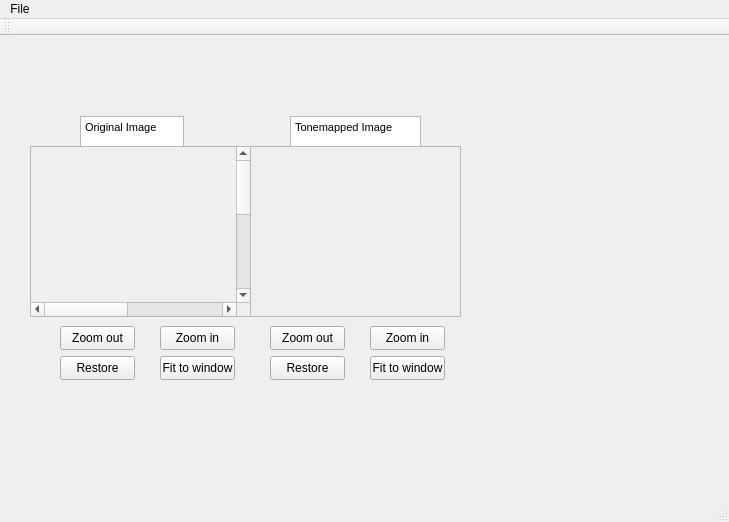
<?xml version="1.0" encoding="UTF-8"?>
<ui version="4.0">
 <class>ImageViewerClass</class>
 <widget class="QMainWindow" name="ImageViewerClass">
  <property name="geometry">
   <rect>
    <x>0</x>
    <y>0</y>
    <width>729</width>
    <height>522</height>
   </rect>
  </property>
  <property name="windowTitle">
   <string>ImageViewer</string>
  </property>
  <widget class="QWidget" name="centralWidget">
   <widget class="QScrollArea" name="scrollArea">
    <property name="geometry">
     <rect>
      <x>30</x>
      <y>110</y>
      <width>221</width>
      <height>171</height>
     </rect>
    </property>
    <property name="mouseTracking">
     <bool>false</bool>
    </property>
    <property name="layoutDirection">
     <enum>Qt::LeftToRight</enum>
    </property>
    <property name="frameShape">
     <enum>QFrame::StyledPanel</enum>
    </property>
    <property name="frameShadow">
     <enum>QFrame::Plain</enum>
    </property>
    <property name="lineWidth">
     <number>1</number>
    </property>
    <property name="sizeAdjustPolicy">
     <enum>QAbstractScrollArea::AdjustToContents</enum>
    </property>
    <property name="widgetResizable">
     <bool>false</bool>
    </property>
    <property name="alignment">
     <set>Qt::AlignCenter</set>
    </property>
    <widget class="QWidget" name="scrollAreaWidgetContents">
     <property name="geometry">
      <rect>
       <x>0</x>
       <y>0</y>
       <width>439</width>
       <height>369</height>
      </rect>
     </property>
    </widget>
   </widget>
   <widget class="QPushButton" name="pushButton">
    <property name="geometry">
     <rect>
      <x>60</x>
      <y>290</y>
      <width>75</width>
      <height>24</height>
     </rect>
    </property>
    <property name="text">
     <string>Zoom out</string>
    </property>
   </widget>
   <widget class="QPushButton" name="pushButton_2">
    <property name="geometry">
     <rect>
      <x>160</x>
      <y>290</y>
      <width>75</width>
      <height>24</height>
     </rect>
    </property>
    <property name="text">
     <string>Zoom in</string>
    </property>
   </widget>
   <widget class="QLabel" name="label">
    <property name="geometry">
     <rect>
      <x>460</x>
      <y>230</y>
      <width>20</width>
      <height>20</height>
     </rect>
    </property>
    <property name="frameShape">
     <enum>QFrame::NoFrame</enum>
    </property>
    <property name="lineWidth">
     <number>1</number>
    </property>
    <property name="text">
     <string/>
    </property>
    <property name="scaledContents">
     <bool>false</bool>
    </property>
   </widget>
   <widget class="QPushButton" name="pushButton_3">
    <property name="geometry">
     <rect>
      <x>60</x>
      <y>320</y>
      <width>75</width>
      <height>24</height>
     </rect>
    </property>
    <property name="text">
     <string>Restore</string>
    </property>
   </widget>
   <widget class="QPushButton" name="pushButton_4">
    <property name="geometry">
     <rect>
      <x>160</x>
      <y>320</y>
      <width>75</width>
      <height>24</height>
     </rect>
    </property>
    <property name="text">
     <string>Fit to window</string>
    </property>
   </widget>
   <widget class="QScrollArea" name="scrollArea_6">
    <property name="geometry">
     <rect>
      <x>250</x>
      <y>110</y>
      <width>211</width>
      <height>171</height>
     </rect>
    </property>
    <property name="sizeAdjustPolicy">
     <enum>QAbstractScrollArea::AdjustToContents</enum>
    </property>
    <property name="widgetResizable">
     <bool>false</bool>
    </property>
    <property name="alignment">
     <set>Qt::AlignCenter</set>
    </property>
    <widget class="QWidget" name="scrollAreaWidgetContents_9">
     <property name="geometry">
      <rect>
       <x>0</x>
       <y>0</y>
       <width>209</width>
       <height>169</height>
      </rect>
     </property>
    </widget>
   </widget>
   <widget class="QTextEdit" name="textEdit">
    <property name="geometry">
     <rect>
      <x>80</x>
      <y>80</y>
      <width>104</width>
      <height>31</height>
     </rect>
    </property>
    <property name="html">
     <string>&lt;!DOCTYPE HTML PUBLIC &quot;-//W3C//DTD HTML 4.0//EN&quot; &quot;http://www.w3.org/TR/REC-html40/strict.dtd&quot;&gt;
&lt;html&gt;&lt;head&gt;&lt;meta name=&quot;qrichtext&quot; content=&quot;1&quot; /&gt;&lt;style type=&quot;text/css&quot;&gt;
p, li { white-space: pre-wrap; }
&lt;/style&gt;&lt;/head&gt;&lt;body style=&quot; font-family:'MS Shell Dlg 2'; font-size:8.25pt; font-weight:400; font-style:normal;&quot;&gt;
&lt;p style=&quot; margin-top:0px; margin-bottom:0px; margin-left:0px; margin-right:0px; -qt-block-indent:0; text-indent:0px;&quot;&gt;Original Image&lt;/p&gt;&lt;/body&gt;&lt;/html&gt;</string>
    </property>
   </widget>
   <widget class="QTextEdit" name="textEdit_2">
    <property name="geometry">
     <rect>
      <x>290</x>
      <y>80</y>
      <width>131</width>
      <height>31</height>
     </rect>
    </property>
    <property name="html">
     <string>&lt;!DOCTYPE HTML PUBLIC &quot;-//W3C//DTD HTML 4.0//EN&quot; &quot;http://www.w3.org/TR/REC-html40/strict.dtd&quot;&gt;
&lt;html&gt;&lt;head&gt;&lt;meta name=&quot;qrichtext&quot; content=&quot;1&quot; /&gt;&lt;style type=&quot;text/css&quot;&gt;
p, li { white-space: pre-wrap; }
&lt;/style&gt;&lt;/head&gt;&lt;body style=&quot; font-family:'MS Shell Dlg 2'; font-size:8.25pt; font-weight:400; font-style:normal;&quot;&gt;
&lt;p style=&quot; margin-top:0px; margin-bottom:0px; margin-left:0px; margin-right:0px; -qt-block-indent:0; text-indent:0px;&quot;&gt;Tonemapped Image&lt;/p&gt;&lt;/body&gt;&lt;/html&gt;</string>
    </property>
   </widget>
   <widget class="QLabel" name="label_2">
    <property name="geometry">
     <rect>
      <x>470</x>
      <y>250</y>
      <width>31</width>
      <height>20</height>
     </rect>
    </property>
    <property name="text">
     <string/>
    </property>
   </widget>
   <widget class="QPushButton" name="pushButton_5">
    <property name="geometry">
     <rect>
      <x>370</x>
      <y>320</y>
      <width>75</width>
      <height>24</height>
     </rect>
    </property>
    <property name="text">
     <string>Fit to window</string>
    </property>
   </widget>
   <widget class="QPushButton" name="pushButton_6">
    <property name="geometry">
     <rect>
      <x>270</x>
      <y>320</y>
      <width>75</width>
      <height>24</height>
     </rect>
    </property>
    <property name="text">
     <string>Restore</string>
    </property>
   </widget>
   <widget class="QPushButton" name="pushButton_7">
    <property name="geometry">
     <rect>
      <x>270</x>
      <y>290</y>
      <width>75</width>
      <height>24</height>
     </rect>
    </property>
    <property name="text">
     <string>Zoom out</string>
    </property>
   </widget>
   <widget class="QPushButton" name="pushButton_8">
    <property name="geometry">
     <rect>
      <x>370</x>
      <y>290</y>
      <width>75</width>
      <height>24</height>
     </rect>
    </property>
    <property name="text">
     <string>Zoom in</string>
    </property>
   </widget>
  </widget>
  <widget class="QMenuBar" name="menuBar">
   <property name="geometry">
    <rect>
     <x>0</x>
     <y>0</y>
     <width>729</width>
     <height>21</height>
    </rect>
   </property>
   <widget class="QMenu" name="menu">
    <property name="title">
     <string>File</string>
    </property>
    <addaction name="actionOpen"/>
    <addaction name="actionSaveAs"/>
    <addaction name="separator"/>
    <addaction name="actionExit"/>
   </widget>
   <addaction name="menu"/>
  </widget>
  <widget class="QToolBar" name="mainToolBar">
   <attribute name="toolBarArea">
    <enum>TopToolBarArea</enum>
   </attribute>
   <attribute name="toolBarBreak">
    <bool>false</bool>
   </attribute>
  </widget>
  <widget class="QStatusBar" name="statusBar"/>
  <action name="actionOpen">
   <property name="text">
    <string>Load</string>
   </property>
  </action>
  <action name="actionSaveAs">
   <property name="text">
    <string>Save as</string>
   </property>
  </action>
  <action name="actionExit">
   <property name="text">
    <string>Quit</string>
   </property>
  </action>
 </widget>
 <layoutdefault spacing="6" margin="11"/>
 <resources>
  <include location="tonemapper1.qrc"/>
 </resources>
 <connections/>
</ui>
